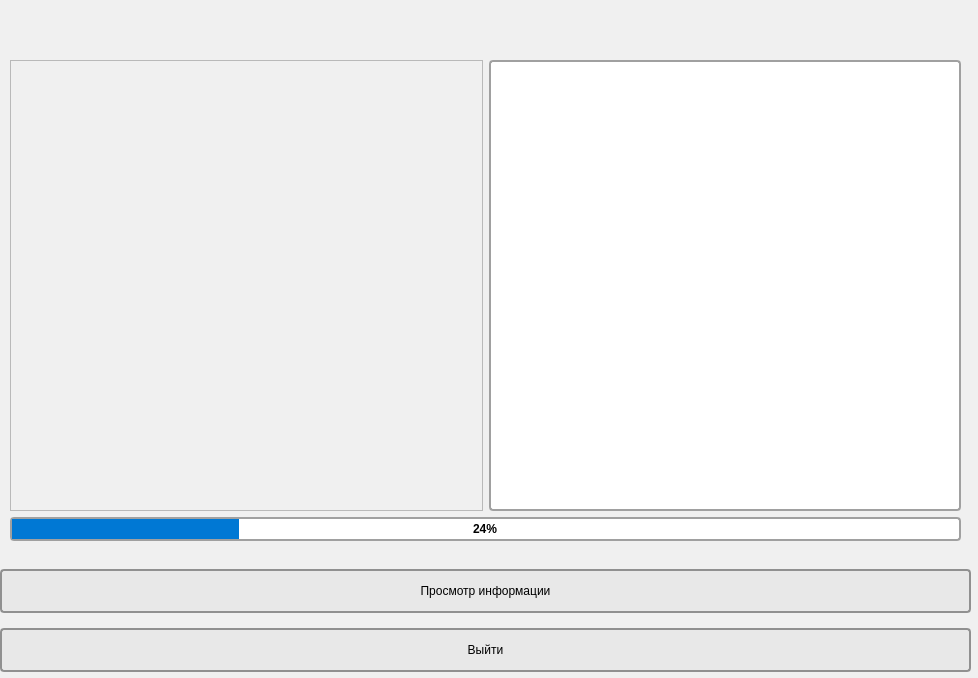
<?xml version="1.0" encoding="UTF-8"?>
<ui version="4.0">
 <class>APFS</class>
 <widget class="QWidget" name="APFS">
  <property name="geometry">
   <rect>
    <x>0</x>
    <y>0</y>
    <width>978</width>
    <height>678</height>
   </rect>
  </property>
  <property name="windowTitle">
   <string>Form</string>
  </property>
  <property name="styleSheet">
   <string notr="true">/* Основной стиль для второго окна в стиле 7-Zip - УЛУЧШЕННЫЙ */
QWidget {
    background-color: #f0f0f0;
    color: #000000;
    font-family: &quot;Segoe UI&quot;, Tahoma, sans-serif;
    font-size: 9pt;
}

/* Стиль для QTextEdit - ЯРКИЙ И ВИДИМЫЙ */
QTextEdit {
    background-color: #ffffff;
    border: 2px solid #a0a0a0;
    border-radius: 4px;
    padding: 6px;
    selection-background-color: #0078d4;
    font-family: &quot;Consolas&quot;, &quot;Courier New&quot;, monospace;
    font-size: 10pt;
    color: #000000;
}

QTextEdit:focus {
    border: 2px solid #0078d4;
    background-color: #fffff8;
}

QTextEdit:disabled {
    background-color: #f8f8f8;
    color: #666666;
    border: 2px solid #cccccc;
}

/* Стиль для ProgressBar - ВЫРАЗИТЕЛЬНЫЙ */
QProgressBar {
    background-color: #ffffff;
    border: 2px solid #a0a0a0;
    border-radius: 4px;
    text-align: center;
    color: #000000;
    font-size: 9pt;
    font-weight: bold;
    height: 20px;
}

QProgressBar::chunk {
    background-color: #0078d4;
    border-radius: 3px;
    border: none;
    width: 1px;
}

QProgressBar::chunk:disabled {
    background-color: #a0a0a0;
}

/* Стиль для кнопок - КОНТРАСТНЫЙ */
QPushButton {
    background-color: #e8e8e8;
    border: 2px solid #909090;
    border-radius: 4px;
    padding: 6px 16px;
    font-weight: normal;
    min-width: 80px;
    min-height: 28px;
    color: #000000;
}

QPushButton:hover {
    background-color: #f0f0f0;
    border: 2px solid #707070;
}

QPushButton:pressed {
    background-color: #d8d8d8;
    border: 2px solid #606060;
}

QPushButton:disabled {
    background-color: #f5f5f5;
    color: #a0a0a0;
    border: 2px solid #d0d0d0;
}

/* Кнопка по умолчанию - ЯРКАЯ */
QPushButton[default=&quot;true&quot;] {
    background-color: #0078d4;
    color: white;
    border: 2px solid #005a9e;
    font-weight: bold;
}

QPushButton[default=&quot;true&quot;]:hover {
    background-color: #1084e0;
    border: 2px solid #004578;
}

QPushButton[default=&quot;true&quot;]:pressed {
    background-color: #0060b4;
    border: 2px solid #003966;
}

/* Стиль для ListView - ЧЕТКИЙ */
QListView {
    background-color: #ffffff;
    border: 2px solid #a0a0a0;
    border-radius: 4px;
    outline: 0;
    padding: 2px;
    alternate-background-color: #f8f8f8;
}

QListView::item {
    background-color: transparent;
    border: none;
    padding: 6px 8px;
    margin: 1px;
    height: 22px;
    border-bottom: 1px solid #f0f0f0;
}

QListView::item:hover {
    background-color: #e5f3ff;
    border: none;
}

QListView::item:selected {
    background-color: #0078d4;
    color: white;
    border: none;
}

QListView::item:selected:!active {
    background-color: #e1e1e1;
    color: black;
}

/* Полосы прокрутки - ВИДИМЫЕ */
QScrollBar:vertical {
    background-color: #e8e8e8;
    width: 18px;
    margin: 0px;
    border: 1px solid #a0a0a0;
    border-radius: 2px;
}

QScrollBar::handle:vertical {
    background-color: #a0a0a0;
    border-radius: 6px;
    min-height: 30px;
    margin: 3px;
    border: 1px solid #808080;
}

QScrollBar::handle:vertical:hover {
    background-color: #808080;
}

QScrollBar::add-line:vertical, QScrollBar::sub-line:vertical {
    border: none;
    background: #d0d0d0;
    height: 15px;
    subcontrol-position: top;
    subcontrol-origin: margin;
}

QScrollBar:horizontal {
    background-color: #e8e8e8;
    height: 18px;
    margin: 0px;
    border: 1px solid #a0a0a0;
    border-radius: 2px;
}

QScrollBar::handle:horizontal {
    background-color: #a0a0a0;
    border-radius: 6px;
    min-width: 30px;
    margin: 3px;
    border: 1px solid #808080;
}

QScrollBar::handle:horizontal:hover {
    background-color: #808080;
}

QScrollBar::add-line:horizontal, QScrollBar::sub-line:horizontal {
    border: none;
    background: #d0d0d0;
    width: 15px;
    subcontrol-position: left;
    subcontrol-origin: margin;
}

/* Метки - ЧЕТКИЕ */
QLabel {
    background-color: transparent;
    color: #000000;
    font-size: 9pt;
    padding: 4px;
    font-weight: normal;
}

QLabel:disabled {
    color: #666666;
}

/* Групповые рамки - ВЫРАЗИТЕЛЬНЫЕ */
QGroupBox {
    border: 2px solid #a0a0a0;
    border-radius: 5px;
    margin-top: 12px;
    padding-top: 18px;
    font-weight: bold;
    background-color: transparent;
    color: #000000;
}

QGroupBox::title {
    subcontrol-origin: margin;
    subcontrol-position: top left;
    left: 12px;
    padding: 0 10px;
    background-color: #f0f0f0;
    color: #000000;
}

/* Линии-разделители */
QFrame[frameShape=&quot;4&quot;] { /* HLine */
    background-color: #a0a0a0;
    color: #a0a0a0;
    max-height: 2px;
}

QFrame[frameShape=&quot;5&quot;] { /* VLine */
    background-color: #a0a0a0;
    color: #a0a0a0;
    max-width: 2px;
}</string>
  </property>
  <widget class="QWidget" name="verticalLayoutWidget">
   <property name="geometry">
    <rect>
     <x>0</x>
     <y>560</y>
     <width>971</width>
     <height>121</height>
    </rect>
   </property>
   <layout class="QVBoxLayout" name="verticalLayout">
    <item>
     <widget class="QPushButton" name="btnStart">
      <property name="text">
       <string>Просмотр информации</string>
      </property>
     </widget>
    </item>
    <item>
     <widget class="QPushButton" name="btnQuit">
      <property name="text">
       <string>Выйти</string>
      </property>
     </widget>
    </item>
   </layout>
  </widget>
  <widget class="QWidget" name="gridLayoutWidget">
   <property name="geometry">
    <rect>
     <x>10</x>
     <y>60</y>
     <width>951</width>
     <height>481</height>
    </rect>
   </property>
   <layout class="QGridLayout" name="gridLayout">
    <item row="0" column="1">
     <widget class="QTextEdit" name="textEdit"/>
    </item>
    <item row="0" column="0">
     <widget class="QTableView" name="tableView">
      <property name="styleSheet">
       <string notr="true"/>
      </property>
     </widget>
    </item>
    <item row="1" column="0" colspan="2">
     <widget class="QProgressBar" name="progressBar">
      <property name="value">
       <number>24</number>
      </property>
     </widget>
    </item>
   </layout>
  </widget>
 </widget>
 <resources/>
 <connections/>
</ui>
